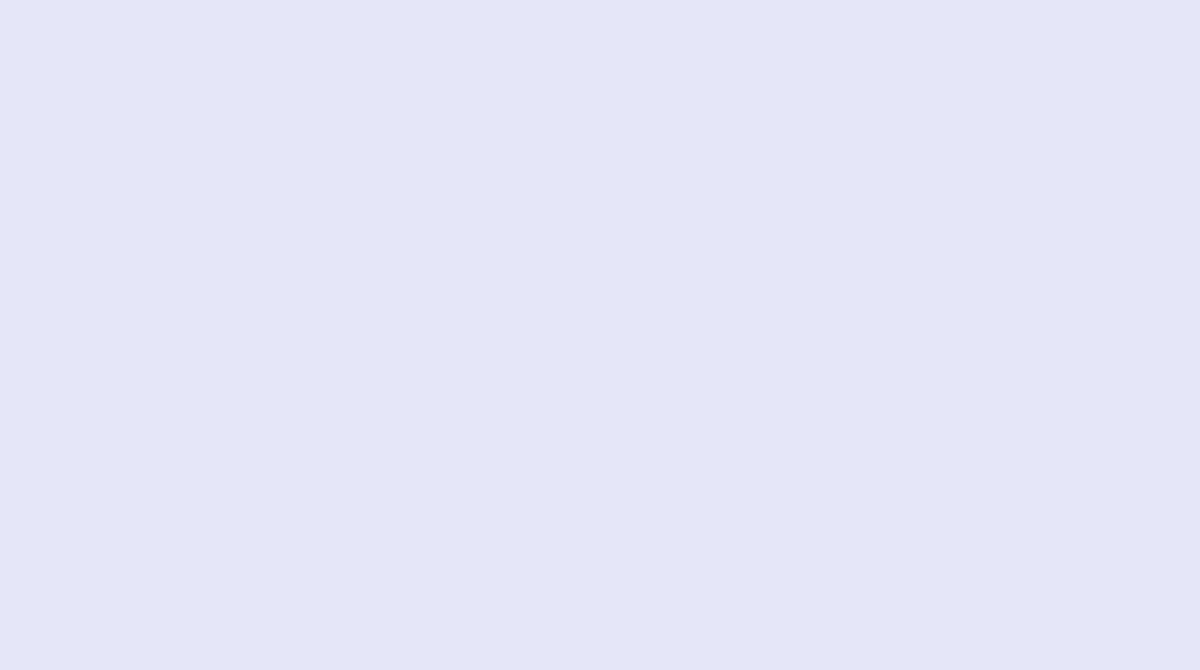
Frame 1 (no input)
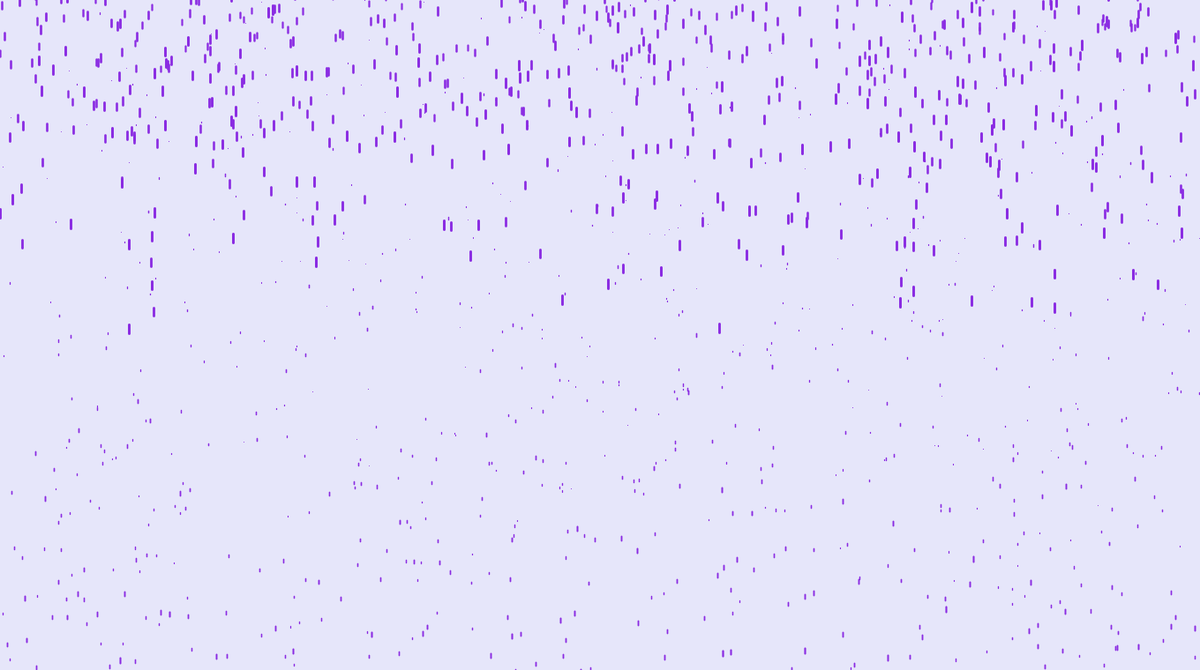
Frame 60 (the mouse pressed at the canvas centre just before this capture)
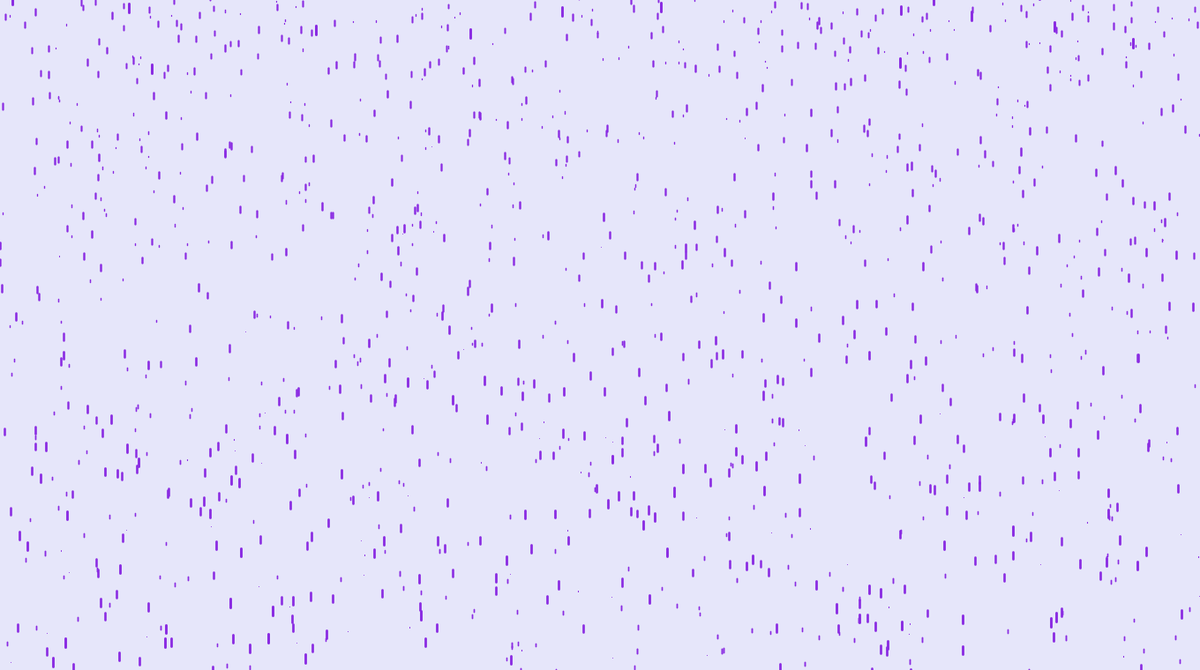
Frame 120 (the mouse held since frame 60 and released just before this capture)

The Processing sketch that drew these frames (run headless with seeded random() and noise(); from frame 60 on, the mouse is pressed at the canvas centre):

// Processing sketch: Purple_rain
// ── Purple_rain.pde
Drop drops[] = new Drop[2000];
void setup()
{
  size(1360, 760);
  for(int i = 0;i<drops.length;i++)
  {
    drops[i] = new Drop();
  }
  
}
void draw(){
 background(230, 230, 250); 
  for(int i = 0;i<drops.length;i++)
  {
    drops[i].fall();
    drops[i].show();
  }
}
// ── Drop.pde
class Drop {

  float x = random(width);
  float y = random(-500, -50);
  float yspeed = random(4, 10);

  float z = random(0, 20);
  float len = map(z, 0, 20, 0, 10);
  void fall() {
    y = y + yspeed;
    
    float grav = map(z, 0, 20, 0, 0.9);
    yspeed += grav;
    if (y>height) {
      y = random(-200, -100);
      yspeed = map(z, 0, 20, 0, 10);
    }
  }

  void show() {
    
    float thickness = map(z, 0, 20, 1, 3);
    strokeWeight(thickness);
    stroke(138, 43, 226);
    line(x, y, x, y+len);
  }
}
